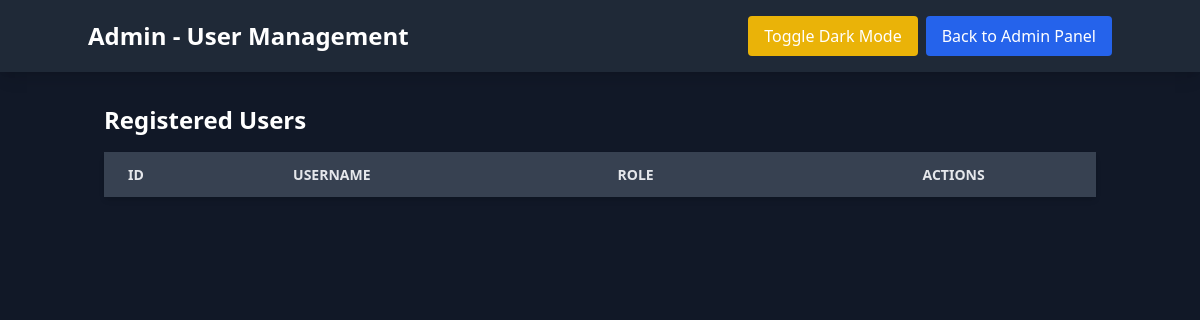
Before: /admin/users with the older database file.
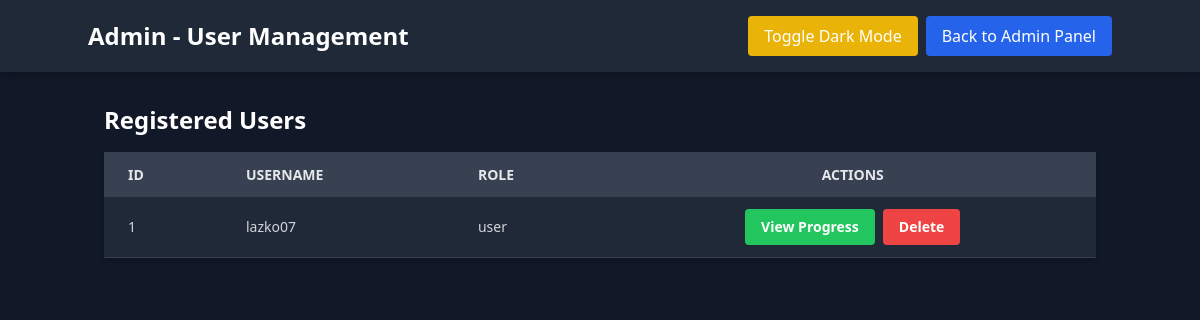
After: the same page with the newer database file.
### models.py (models this page shows, shortened)
class User(db.Model, UserMixin):
    id = db.Column(db.Integer, primary_key=True)
    username = db.Column(db.String(20), unique=True, nullable=False)
    password_hash = db.Column(db.String(128), nullable=False)
    role = db.Column(db.String(10), nullable=False, default='user')

### Mech/main/routes.py (the view)
@main.route('/admin/users')
def view_users():
    users = User.query.all()
    return render_template('user_list.html', users=users)

### Mech/main/templates/user_list.html (shortened to what this page needs)
<!DOCTYPE html>
<html lang="en" class="dark">
<head>
    <script src="https://cdn.tailwindcss.com"></script>
</head>
<body class="bg-gray-100 dark:bg-gray-900 dark:text-white font-sans">
    <nav class="bg-gray-800 p-4 shadow-lg mb-4">
        <div class="container mx-auto flex justify-between items-center">
            <span class="text-white text-2xl font-bold">Admin - User Management</span>
            <div class="flex gap-2">
                <button id="toggleDarkMode" class="bg-yellow-500 hover:bg-yellow-600 text-white px-4 py-2 rounded">
                    Toggle Dark Mode
                </button>
                <a href="{{ url_for('main.admin_main') }}" class="bg-blue-600 text-white px-4 py-2 rounded hover:bg-blue-700">
                    Back to Admin Panel
                </a>
            </div>
        </div>
    </nav>
    <div class="container mx-auto p-4">
        <h2 class="text-2xl font-semibold mb-4">Registered Users</h2>
        <table class="min-w-full bg-white dark:bg-gray-800 shadow-md rounded">
            <thead>
                <tr class="bg-gray-200 dark:bg-gray-700 text-gray-600 dark:text-gray-200 uppercase text-sm leading-normal">
                    <th class="py-3 px-6 text-left">ID</th>
                    <th class="py-3 px-6 text-left">Username</th>
                    <th class="py-3 px-6 text-left">Role</th>
                    <th class="py-3 px-6 text-center">Actions</th>
                </tr>
            </thead>
            <tbody class="text-gray-700 dark:text-gray-300 text-sm font-light">
                {% for user in users %}
                <tr class="border-b border-gray-200 dark:border-gray-700 hover:bg-gray-100 dark:hover:bg-gray-700">
                    <td class="py-3 px-6 text-left">{{ user.id }}</td>
                    <td class="py-3 px-6 text-left">{{ user.username }}</td>
                    <td class="py-3 px-6 text-left">{{ user.role }}</td>
                    <td class="py-3 px-6 text-center flex justify-center gap-2">
                        {% if user.role != 'admin' %}
                        <a href="{{ url_for('main.progress', user_id=user.id) }}"
                           class="bg-green-500 hover:bg-green-700 text-white font-bold py-2 px-4 rounded">
                            View Progress
                        </a>
                        <form method="POST" action="{{ url_for('main.delete_user', user_id=user.id) }}"
                              onsubmit="return confirm('Are you sure you want to delete this user?');">
                            <button type="submit" class="bg-red-500 hover:bg-red-700 text-white font-bold py-2 px-4 rounded">
                                Delete
                            </button>
                        </form>
                        {% else %}
                        <span class="text-gray-400 italic">Protected</span>
                        {% endif %}
                    </td>
                </tr>
                {% endfor %}
            </tbody>
        </table>
    </div>
</body>
</html>

Changed rows visible on the page:
added User: id "1", username "lazko07", role "user"
